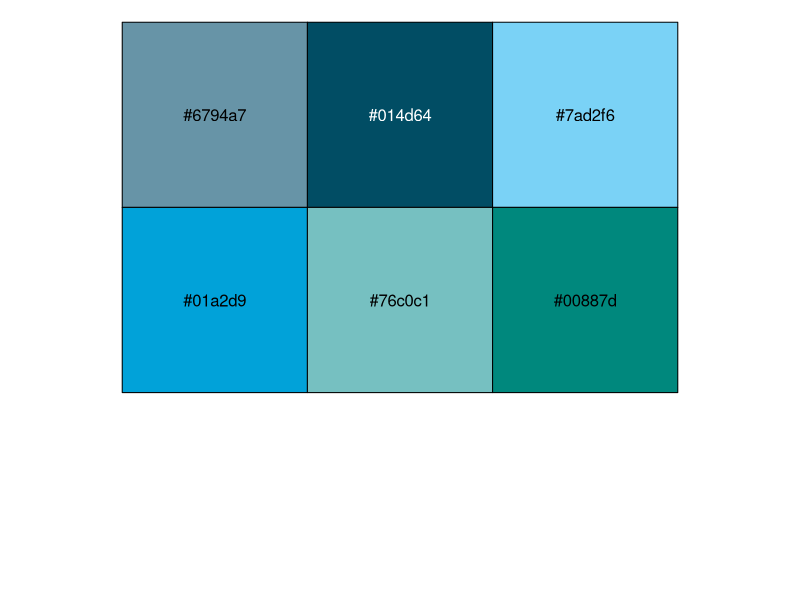
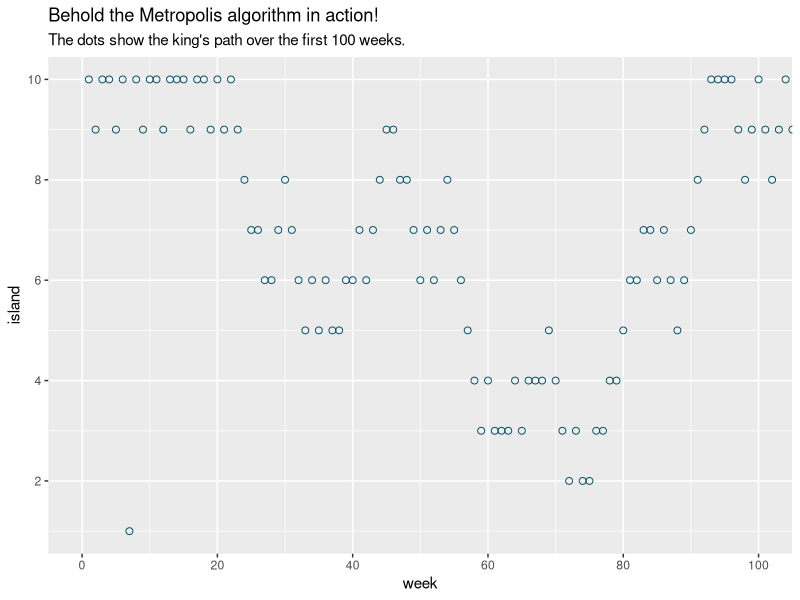
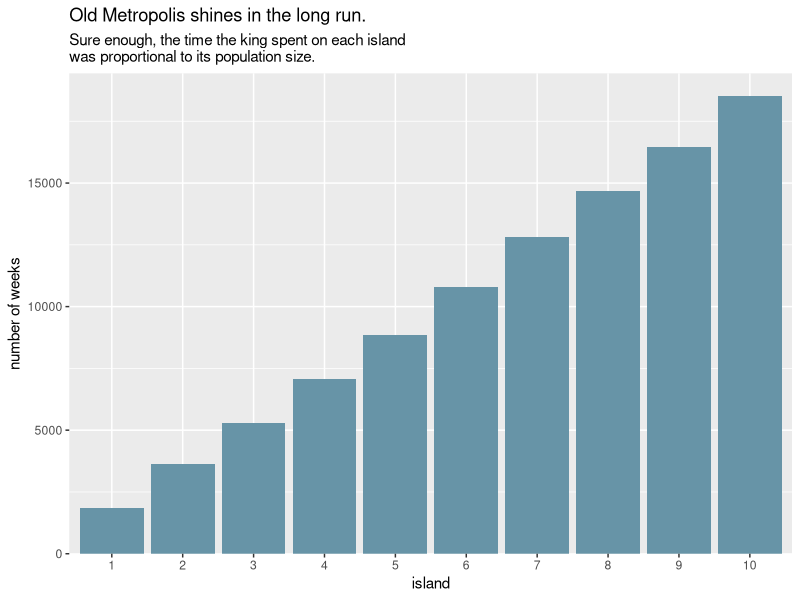

The R source for these figures, in order:
## ---- chunk 1
rm(list = ls())
## ---- chunk 2
library(ggthemes)
## ---- chunk 3
scales::show_col(economist_pal()(6))
## ---- chunk 4
economist_pallete <-  economist_pal()(6)
## ---- chunk 5
set.seed(9)

num_weeks <- 1e5
positions <- rep(0, num_weeks) 
current   <- 10

for (i in 1:num_weeks) {
  
  # record current position 
  positions[i] <- current
  # flip coin to generate proposal
  proposal <- current + sample(c(-1, 1), size = 1)
  # now make sure he loops around the archipelago 
  if (proposal < 1) proposal <- 10
  if (proposal > 10) proposal <- 1
  # move?
  prob_move <- proposal/current
  current <- ifelse(runif(1) < prob_move, proposal, current)
  
}  
## ---- chunk 6
library(tidyverse)

tibble(week   = 1:1e5,
       island = positions) %>%
  ggplot(aes(x = week, y = island)) +
  geom_point(shape = 1, color = economist_pallete[2], size = 2) +
  scale_x_continuous(breaks = seq(from = 0, to = 100, by = 20)) +
  scale_y_continuous(breaks = seq(from = 0, to = 10, by = 2)) +
  coord_cartesian(xlim = c(0, 100)) +
  labs(title = "Behold the Metropolis algorithm in action!",
       subtitle = "The dots show the king's path over the first 100 weeks.")
## ---- chunk 7
tibble(week   = 1:1e5,
       island = positions) %>%
  mutate(island = factor(island)) %>%
  
  ggplot(aes(x = island)) +
  geom_bar(fill = economist_pallete[1]) +
  scale_y_continuous("number of weeks", expand = expansion(mult = c(0, 0.05))) +
  labs(title = "Old Metropolis shines in the long run.",
       subtitle = "Sure enough, the time the king spent on each island\nwas proportional to its population size.") 
